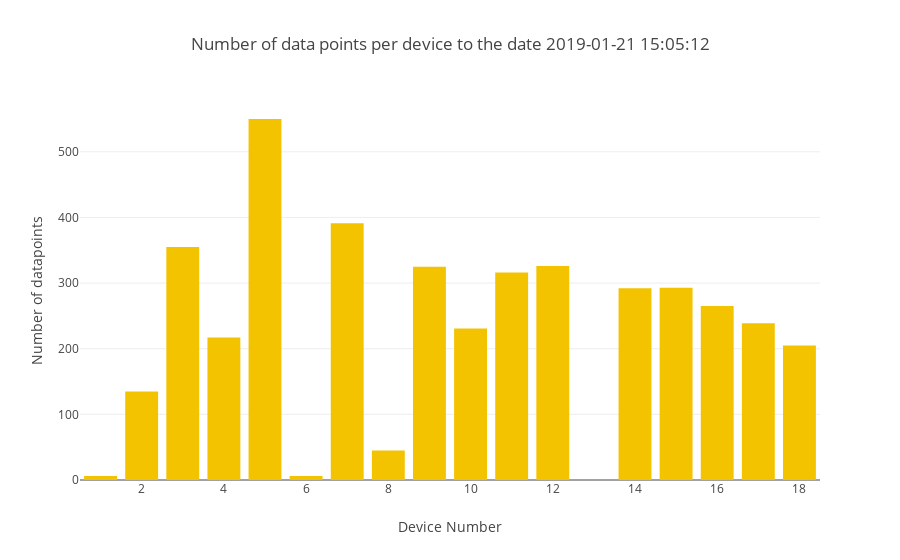

Write notebook code for a chart like this one.
### Markdown cell above
Plotting device numbers and number of data points.

### Code cell
simple_bar_plot(xvalues=device_numbers,
                yvalues=upload_counts,
                name="upload datapoints",
                title="Number of data points per device to the date "+starting_point,
                ytitle="Number of datapoints")

### Figure 1 — Plotly figure (JSON) as saved in the notebook; plotly's stock layout.template omitted (floating-point values rounded to 4 significant figures)
{"data": [{"marker": {"color": "F3C300"}, "name": "upload datapoints", "type": "bar", "x": [1, 2, 3, 4, 5, 6, 7, 8, 9, 10, 11, 12, 14, 15, 16, 17, 18], "y": [6, 135, 355, 217, 550, 6, 391, 45, 325, 231, 316, 326, 292, 293, 265, 239, 205]}], "layout": {"barmode": "stack", "title": "Number of data points per device to the date 2019-01-21 15:05:12", "xaxis": {"title": "Device Number"}, "yaxis": {"title": "Number of datapoints"}}}
